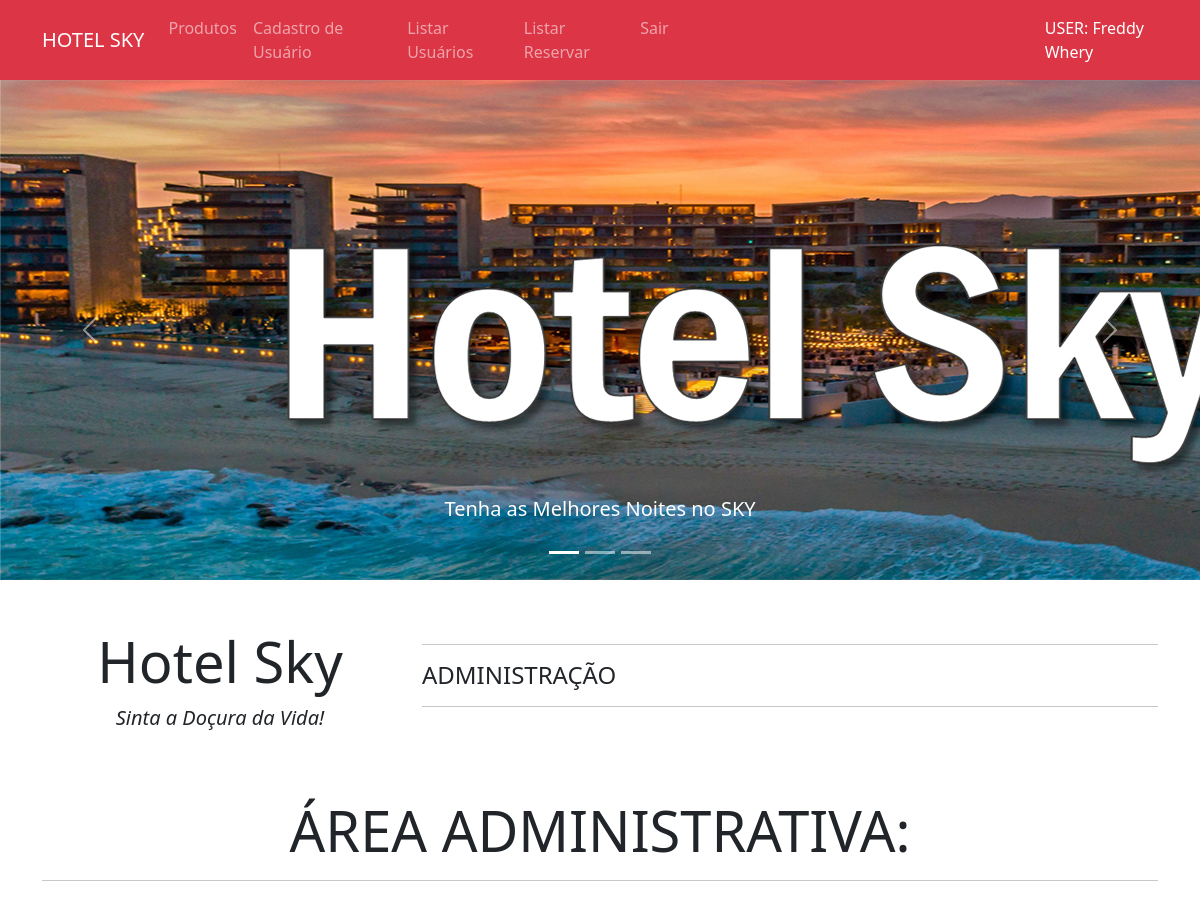
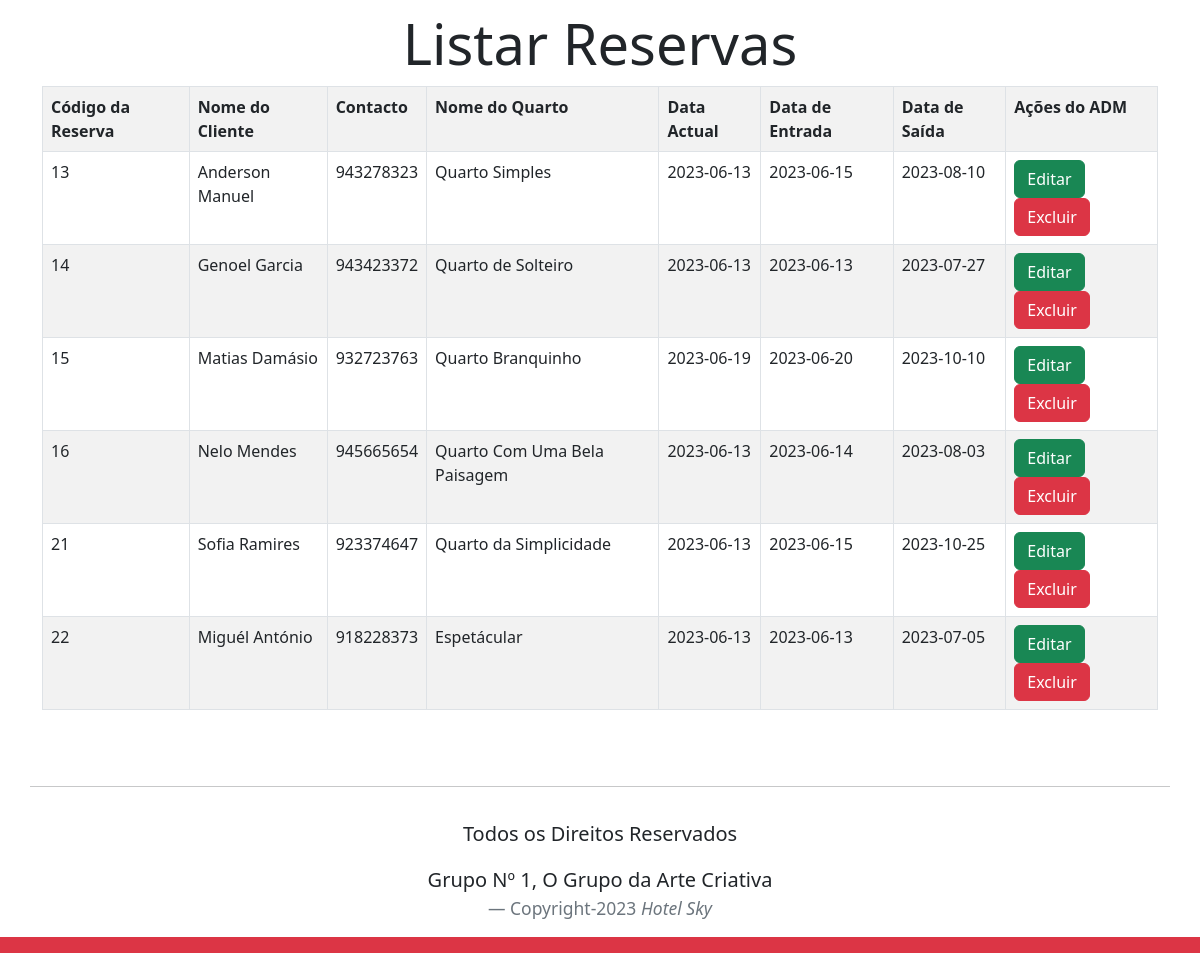
Page /areaprivada.php?page=listarreservar (signed in) on the committed database (2 pictures, top to bottom).
### tables this page shows
CREATE TABLE `cadastrarreservar` (
  `id_Reserv` int NOT NULL,
  `nome` varchar(30) DEFAULT NULL,
  `contacto` varchar(9) DEFAULT NULL,
  `nomequarto` varchar(30) DEFAULT NULL,
  `datareser` varchar(12) DEFAULT NULL,
  `dataentrada` varchar(12) DEFAULT NULL,
  `datasaída` varchar(12) DEFAULT NULL
);

### listarreservar-reservar.php (the view)
<h1 class="text-center display-4">Listar Reservas</h1>
<?php
$sql="SELECT * FROM cadastrarreservar";
$res=$conn->query($sql);
$qtd=$res->num_rows;
if($qtd>0){
    print "<table class='table table-hover table-striped table-bordered'>";
    print"<tr>";
print "<th>Código da Reserva</th>";
print "<th>Nome do Cliente</th>";
print "<th>Contacto</th>";
print "<th>Nome do Quarto</th>";
print "<th>Data Actual</th>";
print "<th>Data de Entrada</th>";
print "<th>Data de Saída</th>";
print "<th>Ações do ADM</th>";
print"</tr>";
while($row=$res->fetch_object()){
    print"<tr>";
print "<td>".$row->id_Reserv."</td>";
print "<td>".$row->nome."</td>";
print "<td>".$row->contacto."</td>";
print "<td>".$row->nomequarto."</td>";
print "<td>".$row->datareser."</td>";
print "<td>".$row->dataentrada."</td>";
print "<td>".$row->datasaída."</td>";
print "<td>
<button onclick=\"location.href='?page=editarreservar&id_Reserv=".$row->id_Reserv."';\" class='btn btn-success'>Editar</button>
<button onclick=\"if(confirm('Tem certeza que deseja Excluir?')){location.href='?page=salvarreservar&acaoa=excluirreservar&id_Reserv=".$row->id_Reserv."';}else{false;}\" class='btn btn-danger'>Excluir</button>
</td>";
print"</tr>";
}
print "</table>";
}else{
print"<p class='alert alert-danger'>Não foi possível encontrar nenhuma reserva!</p>";
}
?>

### Areaprivada.php (shortened to what this page needs)
<!DOCTYPE html>
<html lang="pt-br">
<head>
    <link rel="stylesheet" href="css/bootstrap.css">
    <link rel="stylesheet" href="css/Formulario.css">
</head>
<body>
    <nav class="navbar navbar-expand-lg navbar-dark bg-danger">
        <div class="container">
            <a class="navbar-brand" href="#">HOTEL SKY</a>
            <div class="collapse navbar-collapse" id="navbarSupportedContent">
                <ul class="navbar-nav me-auto mb-2 mb-lg-0">
                    <li class="nav-item">
                        <a class="nav-link" href="?page=Produto2">Produtos</a>
                    </li>
                    <li class="nav-item">
                        <a class="nav-link" href="?page=novo">Cadastro de Usuário</a>
                    </li>
                    <li class="nav-item">
                        <a class="nav-link" href="?page=listar">Listar Usuários</a>
                    </li>
                    <li class="nav-item">
                        <a class="nav-link" href="?page=listarreservar">Listar Reservar</a>
                    </li>
                    <li class="nav-item">
                        <a class="nav-link" href="logout.php">Sair</a>
                    </li>
                    <li class="nav-item">
                      <a class="nav-link a" href="?page=listar">USER: <?php print $_SESSION['usuarioBD']; ?></a>
                    </li>
                </ul>
            </div>
        </div>
    </nav>
    <div id="carousel" class="carousel slide" data-bs-ride="carousel">
        <div class="carousel-indicators">
            <button type="button" data-bs-target="#carousel" data-bs-slide-to="0" class="active" aria-current="true" aria-label="Slide 1"></button>
            <button type="button" data-bs-target="#carousel" data-bs-slide-to="1" aria-label="Slide 2"></button>
            <button type="button" data-bs-target="#carousel" data-bs-slide-to="2" aria-label="Slide 3"></button>
        </div>
        <div class="carousel-inner">
            <div class="carousel-item active">
                <img src="img/5.jpg" alt="d-block w-100" alt="" imagem>
                <div class="carousel-caption d-none d-md-block">
                    <p class="lead">Tenha as Melhores Noites no SKY</p>
                </div>
            </div>
        </div>
        <button class="carousel-control-prev" type="button" data-bs-target="#carousel" data-bs-slide="prev">
            <span class="carousel-control-prev-icon" aria-hidden="true"></span>
        </button>
        <button class="carousel-control-next" type="button" data-bs-target="#carousel" data-bs-slide="next">
            <span class="carousel-control-next-icon" aria-hidden="true"></span>
        </button>
    </div>
    <div class="container mt-5">
        <div class="row justify-content-center">
            <div class="text-center col-md-4">
                <h1 class="display-4">Hotel Sky</h1>
                <p class="lead"><b><i>Sinta a Doçura da Vida!</i></b></p>
            </div>
            <h4 class="text-justify col-md-8">
                <hr>
                ADMINISTRAÇÃO
                <hr>
            </h4>
            <div class="container mt-5">
                <h1 class="text-center display-4">ÁREA ADMINISTRATIVA:</h1>
                <hr>
                <div class="col mt-5">
                    <?php
                    include("php/config.php");
                    switch (@$_REQUEST["page"]) {
                        case "listarreservar":
                            include("listarreservar-reservar.php");
                        case "salvarreservar":
                            include("salvarreservar.php");
                            break;
                        ?>
                            <?php
                    }
                    ?>
                </div>
            </div>
            <hr id="hrlogin">
        </div>
        <footer class="container">
            <div class="row justify-content-center">
            </div>
            <div class="col-12 mt-3">
                <blockquote class="blockquote text-center">
                    <p>Todos os Direitos Reservados</p>
                    <p>Grupo Nº 1, O Grupo da Arte Criativa</p>
                    <div class="blockquote-footer">Copyright-2023<cite title="Título"> Hotel Sky</cite>
                    </div>
                </blockquote>
            </div>
    </div>
    <nav class="navbar navbar-expand-lg navbar-dark bg-danger">
    </nav>
</body>
</html>

### css/Formulario.css (style rules this page uses)
#hrlogin { margin: 60px auto 0px auto; }

### Areaprivada.php (style rules this page uses)
.a { margin-left:360px; color: white; }

### rows in the picture
cadastrarreservar: id_Reserv "13", nome "Anderson Manuel", contacto "943278323", nomequarto "Quarto Simples", datareser "2023-06-13", dataentrada "2023-06-15", datasaída "2023-08-10"
cadastrarreservar: id_Reserv "14", nome "Genoel Garcia", contacto "943423372", nomequarto "Quarto de Solteiro", datareser "2023-06-13", dataentrada "2023-06-13", datasaída "2023-07-27"
cadastrarreservar: id_Reserv "15", nome "Matias Damásio", contacto "932723763", nomequarto "Quarto Branquinho", datareser "2023-06-19", dataentrada "2023-06-20", datasaída "2023-10-10"
cadastrarreservar: id_Reserv "16", nome "Nelo Mendes", contacto "945665654", nomequarto "Quarto Com Uma Bela Paisagem", datareser "2023-06-13", dataentrada "2023-06-14", datasaída "2023-08-03"
cadastrarreservar: id_Reserv "21", nome "Sofia Ramires", contacto "923374647", nomequarto "Quarto da Simplicidade", datareser "2023-06-13", dataentrada "2023-06-15", datasaída "2023-10-25"
cadastrarreservar: id_Reserv "22", nome "Miguél António", contacto "918228373", nomequarto "Espetácular", datareser "2023-06-13", dataentrada "2023-06-13", datasaída "2023-07-05"

### other values in the picture
$_SESSION['usuarioBD'] "Freddy Whery"
